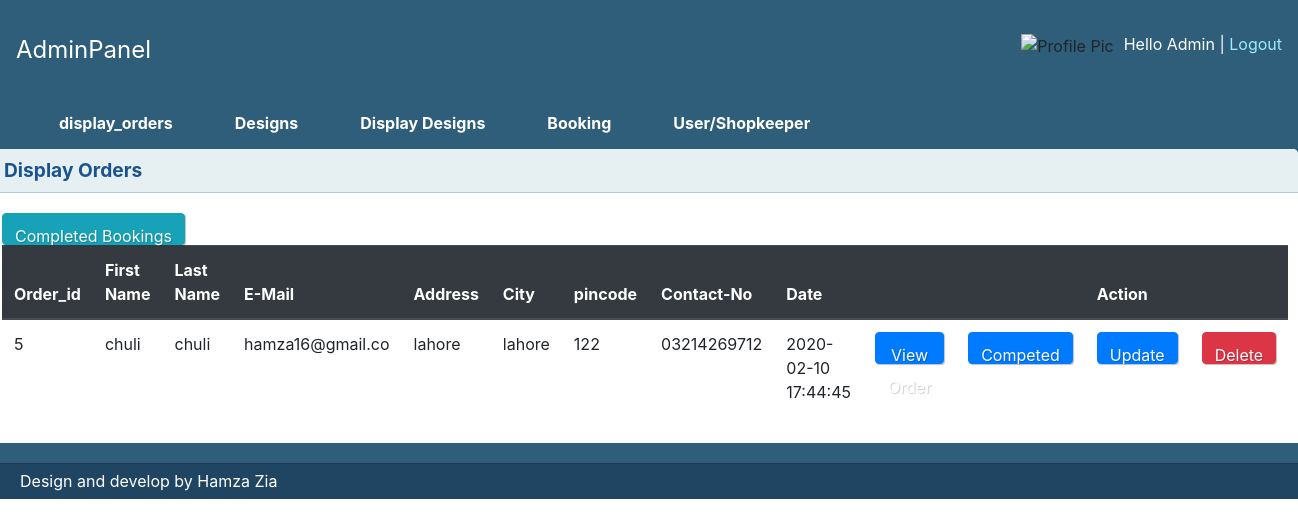
Screenshot of /admin/display_order.php (signed in) with the database file from the repository.
### tables this page shows
CREATE TABLE `confirm_order_address` (
  `id` int(11) NOT NULL,
  `user_id` int(11) NOT NULL,
  `firstName` varchar(50) NOT NULL,
  `lastname` varchar(50) NOT NULL,
  `email` varchar(100) NOT NULL,
  `address` varchar(100) NOT NULL,
  `city` varchar(50) NOT NULL,
  `pincode` varchar(11) NOT NULL,
  `contactno` varchar(11) NOT NULL,
  `status` varchar(10) NOT NULL,
  `date` datetime NOT NULL,
  `completedDate` datetime NOT NULL
);

### admin/display_order.php (the view, shortened to what this page needs)
  <?php
include "header.php";
$link=mysqli_connect("localhost","root","");
mysqli_select_db($link,"fyp_2");
?>
<div class=""style="padding-top:35px;">
    <div class="box round first">
        <h2> Display Orders</h2>
        <div class="block">
          <a class="btn btn-info" href="completed_orders.php">Completed Bookings</a>
<?php
$res=mysqli_query($link,"select * from confirm_order_address where status='incomplete' order by id desc");
?>
<table class="table">
  <thead class="thead-dark">
    <tr>
      <th scope="col">Order_id</th>
      <th scope="col">First Name</th>
      <th scope="col">Last Name</th>
      <th scope="col">E-Mail</th>
      <th scope="col">Address</th>
      <th scope="col">City</th>
      <th scope="col">pincode</th>
      <th scope="col">Contact-No</th>
     <th scope="col">Date</th>
     <th scope="col"></th>
      <th scope="col"></th>
      <th scope="col">Action</th>
      <th scope="col"></th>
    </tr>
  </thead>
<?php
while($row=mysqli_fetch_array($res))
{
  echo "<tr>
	<td>". $row['id']."</td>
	<td>". $row['firstName']."</td>
	<td>". $row['lastname']."</td>
	<td>". $row['email']."</td>
	<td>". $row['address']."</td>
	<td>". $row['city']."</td>
  <td>". $row['pincode']."</td>
  <td>". $row['contactno']."</td>
    <td>". $row['date']."</td>";
    echo "<td>";?><a  class="btn btn-primary"href="display_order_1.php?id=<?php echo $row ['id'];?>">View Order</a><?php echo"</td>";
      echo "<td>";?><a  class="btn btn-primary"href="complete_order_com.php?id=<?php echo $row ['id'];?>">Competed</a><?php echo"</td>";
        echo "<td>";?><a  class="btn btn-primary"href="update_order.php?id=<?php echo $row ['id'];?>">Update</a><?php echo"</td>";
          echo "<td>";?><a  class="btn btn-danger"href="delete_orders.php?id=<?php echo $row ['id'];?>">Delete</a><?php echo"</td>";
  	echo "</tr>";
}
echo "</table>";
 ?>
        </div>
      </div>
<?php
include "footer.php";
?>

### admin/css/layout.css (style rules this page uses)
body { background: #fff; color: #333; font-size: 11px; padding: 0 0 0px; }
a { color: #000; font-weight:bold; text-decoration: none; }
h1, h2, h3, h4, h5, h6 { line-height:1.2em; margin-bottom:.3em; }
h2 { margin-top:1em; }
.box { background:#fff; margin-bottom:20px; padding:10px 10px 10px 10px; margin-left:-8px; }
.box.round { -moz-border-radius: 5px 5px 0px 0px; -webkit-border-radius: 5px 5px 0px 0px; border-radius: 5px 5px 0px 0px; }
.box h2 { font-size:1.2em; font-weight:bold; color:#1B548D; background:#E6F0F3; margin:-10px -10px 0 -10px; padding:10px 12px; border-bottom:1px solid #B3CBD6; -moz-border-radius: 5px 5px 0px 0px; -webkit-border-radius: 5px 5px 0px 0px; border-radius: 5px 5px 0px 0px; }
.box.first { margin-top:20px; }
.block { padding-top:20px; }
.block { padding-bottom:1px; }
.btn, .btn-icon, .btn-mini { background-repeat: repeat-x; color: #FFF; font-weight: bold; display: inline-block; text-decoration: none; border-width: 1px; border-style: solid; padding: 0 15px 4px; *padding: 0 7px 4px; margin: 0; text-shadow: 1px 1px 1px rgba(0,0,0,.2); -moz-box-shadow: 1px 1px 1px rgba(0,0,0,.25); -webkit-box-shadow: 1px 1px 1px rgba(0,0,0,.25); -moz-border-radius: 4px; -webkit-border-radius: 4px; filter: progid:DXImageTransform.Microsoft.Shadow(color=#999999,direction=135,strength=2); cursor: pointer; position: relative; }
.btn, .btn-icon { background-position: 0 -80px; font-size: 12px; height: 32px; line-height: 29px; }
a.btn, a.btn-icon { height: 32px; line-height: 32px; padding-bottom: 0; }
.btn, .btn-icon, .btn-mini, .btn:visited, .btn-icon:visited, .btn-mini:visited { background-image: url(../img/bg-lite.png); background-color: #F90; border-color: #D58000; color: #FFF; }

### rows the page displays
confirm_order_address: id "5", firstName "chuli", lastname "chuli", email "hamza16@gmail.co", address "lahore", city "lahore", pincode "122", contactno "03214269712", date "2020-02-10 17:44:45"
